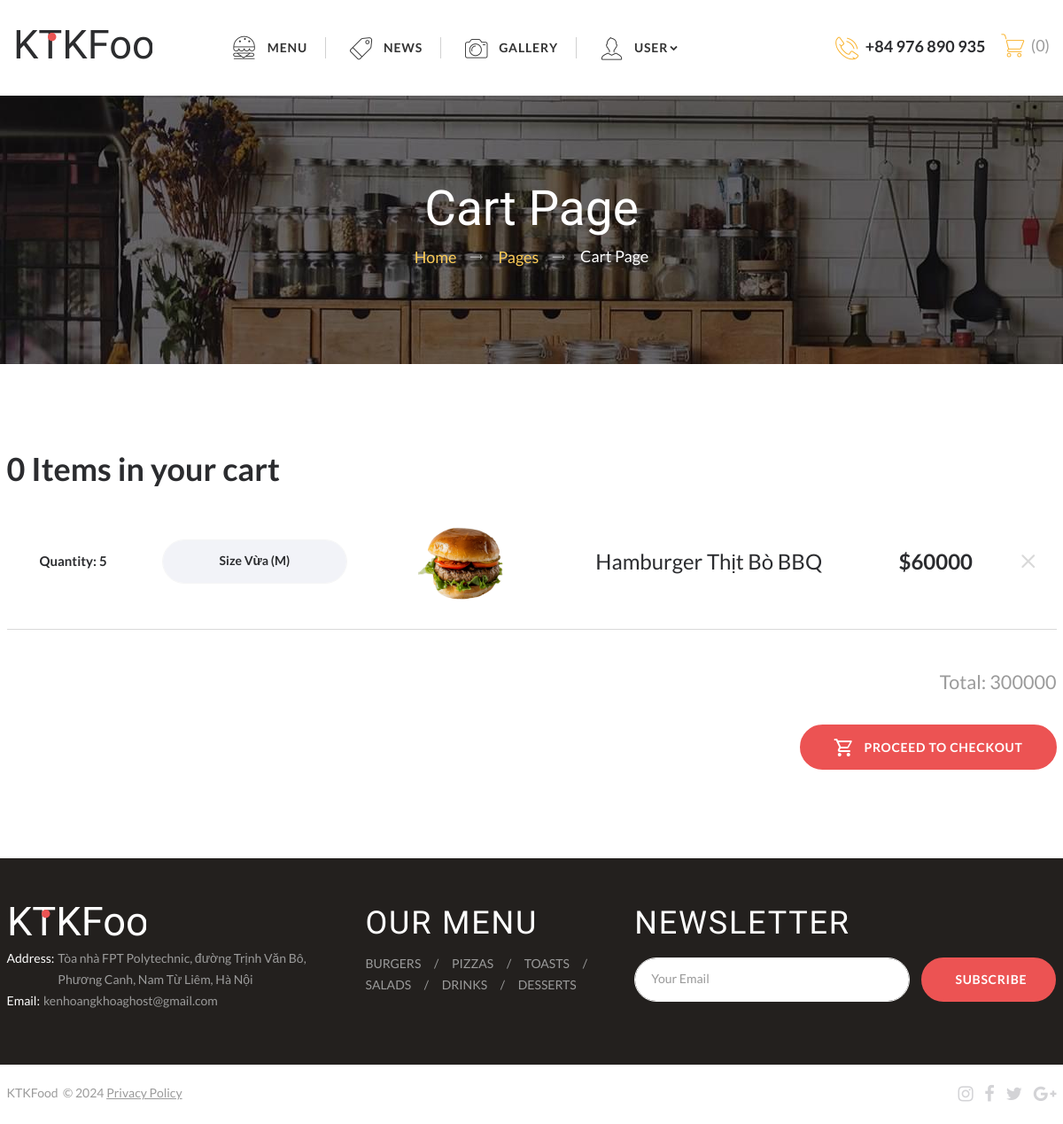
/?act=cart (signed in), run on the app's committed database.
### tables this page shows
CREATE TABLE `cart` (
  `cart_id` int NOT NULL,
  `user_id` int NOT NULL,
  `product_id` int NOT NULL,
  `variation_id` int NOT NULL,
  `unit_price` int NOT NULL COMMENT 'giá tại thời điểm cho vàp giỏ hàng',
  `quantity` int NOT NULL,
  `added at` timestamp NOT NULL DEFAULT CURRENT_TIMESTAMP
);

CREATE TABLE `product_variation` (
  `variation_id` int NOT NULL,
  `product_id` int NOT NULL,
  `variation_name` varchar(256) NOT NULL,
  `price` int NOT NULL,
  `status` enum('available','unavailable') NOT NULL,
  `variation_quantity` int NOT NULL COMMENT 'số lượng của biến thể ấy',
  `discount_id` int DEFAULT NULL
);

CREATE TABLE `product` (
  `product_id` int NOT NULL,
  `product_name` varchar(256) NOT NULL,
  `description` text NOT NULL,
  `product_image` varchar(256) NOT NULL,
  `product_status` enum('available','unavailable','delete') NOT NULL,
  `product_totalQuantity` int NOT NULL,
  `category_id` int NOT NULL
);

### controller/client/cartController.php (called while the page is built, shortened)
<?php
class CartController
{
    public $cartController;
    public function __construct()
    {
        $this->cartController = new CartModel();
    }
    public function cart()
    {
        $user_id = $this->cartController->getUserId($_SESSION['username']);
        $cart  = $this->cartController->getCart($user_id);
        $total = $this->cartController->getCartTotal($user_id);
        require_once('views/client/cart.php');
    }
}

### config/conn.php (called while the page is built, shortened)
<?php
function connectDB()
{
    $host = "mysql:host=localhost;dbname=ktk;charset=utf8";
    $user = "root";
    $pass = "";
    try {
        $conn = new PDO($host, $user, $pass);
        return $conn;
    } catch (PDOException $e) {
        echo "lỗi kết nối " . $e->getMessage();
    }
}
?>

### model/client/cartModel.php (called while the page is built, shortened)
<?php
class CartModel
{
    public $cartModel;
    public function __construct()
    {
        $this->cartModel = connectDB();
    }
    public function getUserId($userName)
    {
        return $this->cartModel->query("SELECT user_id FROM account WHERE username = '$userName'")->fetchColumn();
    }
    public function getCart($user_id)
    {
        return $this->cartModel->query("SELECT cart.*, product.*, product_variation.price, product_variation.variation_name
        FROM cart
        JOIN product ON product.product_id = cart.product_id
        JOIN product_variation ON product_variation.variation_id = cart.variation_id
        WHERE cart.user_id = '$user_id'")->fetchAll(PDO::FETCH_ASSOC);
    }
    public function getCartTotal($user_id)
{
    $query = "
        SELECT
            cart.product_id,
            product_variation.price,
            cart.quantity,
            (product_variation.price * cart.quantity) AS total
        FROM cart
        JOIN product_variation ON cart.variation_id = product_variation.variation_id
        JOIN product ON product_variation.product_id = product.product_id
        WHERE cart.user_id = $user_id;
    ";
    $stmt = $this->cartModel->prepare($query);
    $stmt->execute();
    return $stmt->fetchAll(PDO::FETCH_ASSOC);
}
}

### views/client/cart.php (the view, shortened to what this page needs)
<!DOCTYPE html>
<html class="wide wow-animation" lang="en">
<head>
  <link rel="stylesheet" href="assets/css/bootstrap.css" />
  <link rel="stylesheet" href="assets/css/fonts.css" />
  <link rel="stylesheet" href="assets/css/style.css" />
</head>
<body>
  <div class="page text-center">
    <header class="page-head">
      <?php
      require_once 'component/client/header.php'
      ?>
    </header>
    <main class="page-content">
      <section class="text-center section-34 section-sm-60 section-md-top-100 section-md-bottom-105 bg-image bg-image-breadcrumbs">
        <div class="container">
          <div class="row g-0">
            <div class="col-xs-12 col-xl-preffix-1 col-xl-11">
              <p class="h3 text-white">Cart Page</p>
              <ul class="breadcrumbs-custom offset-top-10">
                <li><a href="index.html">Home</a></li>
                <li><a href="#">Pages</a></li>
                <li class="active">Cart Page</li>
              </ul>
            </div>
          </div>
        </div>
      </section>
      <section class="section-50 section-sm-100">
        <div class="container">
          <div class="row">
            <div class="col-xs-12">
              <h4 class="text-start font-default">0 Items in your cart</h4>
              <div class="table-responsive offset-top-10">
                <table class="table table-shopping-cart">
                  <tbody>
                    <?php
                    foreach ($cart as $key => $value) {
                    ?>
                      <tr>
                        <td style="width: 150px">
                            <div class="form-group stepper-type-2">
                              <div style="font-size: 15px; font-weight: bold" class="">Quantity: <?= $value['quantity'] ?></div>
                            </div>
                        </td>
                        <td>
                          <div class="form-group stepper-type-2">
                            <input style="text-align: center" class="form-control text-bold" type="text" data-zeros="true" value="<?= $value['variation_name'] ?>" readonly>
                          </div>
                        </td>
                        <td style="width: 1px">
                          <div class="inset-left-20">
                            <div class="product-image"><img src="assets/images/<?= $value['product_image'] ?>" width="130" height="130" alt=""></div>
                          </div>
                        </td>
                        <td style="min-width: 340px;">
                          <div class="inset-left-30 text-start"><span class="product-brand text-italic"></span>
                            <div class="h5 text-sbold offset-top-0"><a class="link-default" href="shop-single.html"><?= $value['product_name'] ?></a></div>
                          </div>
                        </td>
                        <td>
                          <div class="inset-left-20"><span name="unit_price" class="h5 text-sbold">$<?= $value['unit_price'] ?></span></div>
                        </td>
                        <td>
                          <form method="post" menctype="multipart/form-data">
                            <div class="inset-left-20">
                              <button name="remove" style="border: none; background-color: transparent" class="icon icon-sm mdi mdi-window-close link-gray-lightest">
                              </button></div>
                          </form>
                        </td>
                      </tr>
                    <?php } ?>
                  </tbody>
                </table>
              </div>
              <div class="offset-top-35 text-end">
                <div class="h4 font-default text-bold"><small class="inset-right-5 text-gray-light"> <?php
                                                                                                      $totalOrder = 0;
                                                                                                      foreach ($total as $value) {
                                                                                                        $totalOrder += $value['total'];
                                                                                                      }
                                                                                                      echo "Total: $totalOrder";
                                                                                                      ?> </small> </div><a class="btn btn-icon btn-icon-left btn-burnt-sienna btn-shape-circle offset-top-35" href="#"><span class="icon icon-xs mdi mdi-cart-outline"></span><span>Proceed to checkout</span></a>
              </div>
            </div>
          </div>
        </div>
      </section>
    </main>
    <?php require_once 'component/client/footer.php' ?>
  </div>
</body>
</html>

### data on the page
cart: quantity "5", variation.variation_name "Size Vừa (M)", product.product_image (picture), product.product_name "Hamburger Thịt Bò BBQ", unit_price "60000"

### other printed values
$totalOrder "300000"
